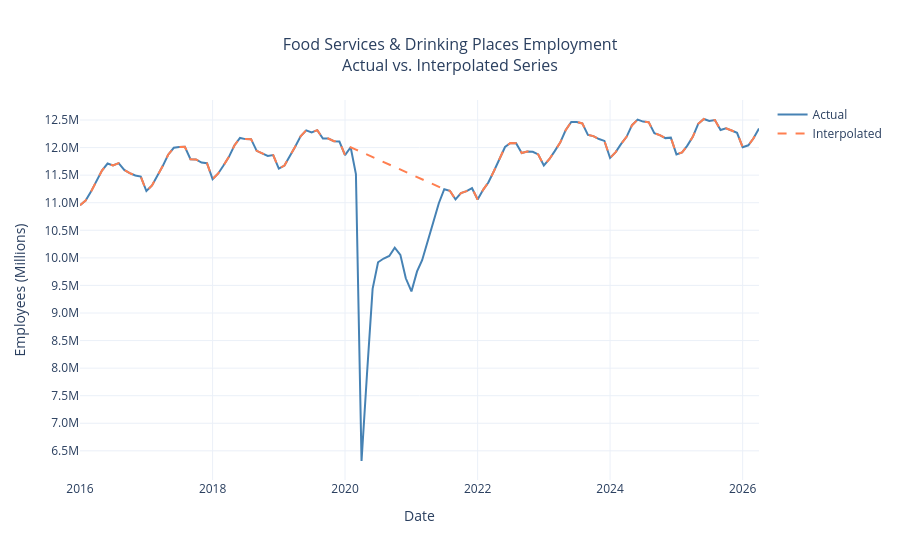

This figure's notebook cell:
### Markdown cell above
## Full Series

Before diving in, it’s worth clarifying what “food services and drinking places” actually includes. This category covers restaurants, bars, food trucks, and other establishments where food and drinks are prepared and served to customers, whether that’s full-service dining, fast food, or takeout.

Employment in food services and drinking places saw steady growth from about 10.95 million in January 2016 to a peak of roughly 12.31 million in June 2019. Going into 2020, it looked like that upward trend would continue, but the COVID-19 pandemic brought that to an abrupt halt. The result was a loss of about 5.7 million jobs from February to April, nearly 50% of total employment in the industry.

Sharp increases in employment were reported in May and June of 2020, but the industry didn’t fully recover to March 2020 levels until April 2022, more than two years later.

Since then, growth has been more gradual, suggesting the recovery has leveled off and the industry has settled into a more stable pattern.

*Note: This data comes from the Current Employment Statistics (CES) and reflects payroll positions, not individual workers. If someone holds two restaurant jobs, they are counted twice. At the same time, workers paid off payroll are not included. So this is best interpreted as a measure of formal payroll activity in the industry rather than a count of unique people.*

### Code cell
# =============================================================================
# COVID Interpolation
# =============================================================================

df_raw = df.copy()
df_interp = df.copy()
df_interp.loc['2020-03-01':'2021-06-01', 'employed'] = np.nan
df_interp['employed'] = df_interp['employed'].interpolate(method='time')

fig = go.Figure()

fig.add_trace(go.Scatter(
    x=df_raw.index, y=df_raw['employed'],
    mode='lines', name='Actual',
    line=dict(color='steelblue', width=2)
))

fig.add_trace(go.Scatter(
    x=df_interp.index, y=df_interp['employed'],
    mode='lines', name='Interpolated',
    line=dict(color='coral', width=2, dash='dash')
))

fig.update_layout(
    title=dict(text='Food Services & Drinking Places Employment<br>Actual vs. Interpolated Series',
               x=0.5, font=dict(size=16)),
    xaxis_title='Date',
    yaxis_title='Employees (Millions)',
    yaxis=dict(tickformat='.1fM', tickvals=list(range(6_500_000, 13_000_000, 500_000)),
               ticktext=[f'{v/1_000_000:.1f}M' for v in range(6_500_000, 13_000_000, 500_000)]),
    hovermode='x unified',
    template='plotly_white'
)

fig.show()
